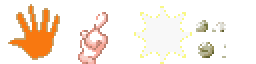
#> input picture effects/moves/v108-fighting/source-gallery-pixels.png, 128 x 32 px (shown 2 times larger)
$ python build-v110-fighting.py
#> lines starting #> are read from the running program, lines starting #| are printed output that depends on the picture
#!/usr/bin/env python3
"""V110: ONLY physical contact sparks, original Pokémon GBA gallery pixels.
No isolated hands/feet, projectile, video, procedural CSS/canvas or windup art.
Chute = orange spark, Karate = white/violet spark, Brick Break = spark + pebbles.
All images are 8/12/16 separate transparent sprite frames, not static PNG.
"""
from pathlib import Path
from PIL import Image
import json, hashlib, math
ROOT=Path(__file__).resolve().parents[1]
SOURCE=ROOT/'effects/moves/v108-fighting/source-gallery-pixels.png'
OUT=ROOT/'effects/moves/v110-fighting/sheets'
OUT.mkdir(parents=True,exist_ok=True)
im=Image.open(SOURCE).convert('RGBA')
#> im is the input picture: PIL image 128x32 RGBA; mean R, G, B, A 73, 61.4, 50.5, 78.9
assert im.size==(128,32),'Original gallery 4-tile source missing'
def cut(index):
#> called with index = 2
 p=im.crop((index*32,0,(index+1)*32,32))
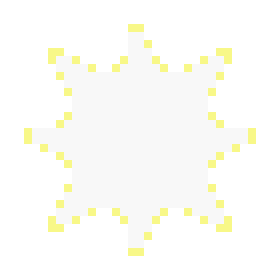
#> p: PIL image 32x32 RGBA (shown 8 times larger); mean R, G, B, A 129.2, 129.2, 123.1, 132.2; transparent parts drawn white
 box=p.getchannel('A').getbbox()
#> box = (0, 0, 32, 32)
 assert box,'Empty gallery tile'
 return p.crop(box)
spark=cut(2)
rock=cut(3)
#> call 2 of cut, with index = 3
#> in cut (call 2), `p=im.crop((index*32,0,(index+1)*32,32))`:
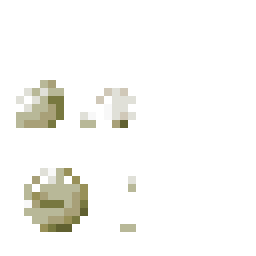
#> p: PIL image 32x32 RGBA (shown 8 times larger); mean R, G, B, A 41.1, 40.9, 37.7, 48.6; transparent parts drawn white
W=96
specs={'chute':(8,.59,(255,168,82)),
       'karate':(12,.59,(239,234,255)),
       'brick':(16,.63,(255,222,148))}
def tinted(src,rgb):
#> called with rgb = (255, 168, 82)
 out=src.copy()
 px=[]
 for red,green,blue,a in out.getdata():
  intensity=(max(red,green,blue)/255)
  v=.47+.53*intensity
  px.append((round(rgb[0]*v),round(rgb[1]*v),round(rgb[2]*v),a))
#> this loop made 1024 passes
#> (red, green, blue, a, intensity, v) on passes 1 to 3: (255, 255, 255, 255, 1, 1), (255, 255, 255, 255, 1, 1), (0, 0, 0, 0, 0, 0.47)
#> after the loop, px = 1024 items, first 6: (255, 168, 82, 255), (255, 168, 82, 255), (120, 79, 39, 0), (120, 79, 39, 0), (120, 79, 39, 0), (120, 79, 39, 0)
 out.putdata(px)
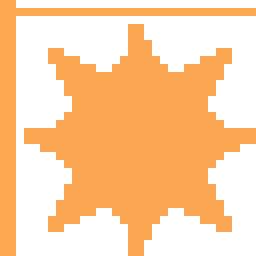
#> out: PIL image 32x32 RGBA (shown 8 times larger); mean R, G, B, A 188.3, 124.3, 60.9, 132.2; transparent parts drawn white
 return out
def paste_center(canvas,icon,x,y,size,opacity=1,rotation=0):
 ww=size;hh=max(1,round(ww*icon.height/icon.width))
 frame=icon.resize((ww,hh),Image.Resampling.NEAREST)
 if rotation:frame=frame.rotate(rotation,expand=True,resample=Image.Resampling.NEAREST)
 if opacity!=1:frame.putalpha(frame.getchannel('A').point(lambda a:round(a*opacity)))
 canvas.alpha_composite(frame,(round(x-frame.width/2),round(y-frame.height/2)))
def make(name,frames,hit,color):
 source=tinted(spark,color)
 stone=tinted(rock,(177,147,115))
#> call 2 of tinted, with rgb = (177, 147, 115)
#> the loop in tinted (call 2), `for red,green,blue,a in out.getdata():` made 1024 passes
#> after the loop in tinted (call 2), `for red,green,blue,a in out.getdata():`: px = 1024 items, first 6: (83, 69, 54, 0), (83, 69, 54, 0), (83, 69, 54, 0), (83, 69, 54, 0), (83, 69, 54, 0), (83, 69, 54, 0)
#> in tinted (call 2), `out.putdata(px)`:
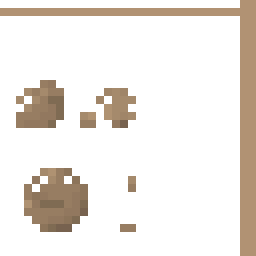
#> out: PIL image 32x32 RGBA (shown 8 times larger); mean R, G, B, A 98.2, 81.6, 63.8, 48.6; transparent parts drawn white
 strip=Image.new('RGBA',(W*frames,W))
#> strip: PIL image 768x96 RGBA; every value is 0
 counts=[];hashes=[]
 first=next(i for i in range(frames) if (i+.5)/frames >= hit)
 for frame in range(frames):
  tile=Image.new('RGBA',(W,W))
  if frame>=first:
   u=(frame-first)/max(1,frames-first-1)
   # Contact-only cycle: bloom at strike, then sharp decay.
   strength=(1-u)**.65
   size=round(21+14*math.sin(math.pi*(.1+.70*u)))
   paste_center(tile,source,48,48,size,.96*strength)
   if name=='karate':
    # A second genuine pixel sparkle at contact, NOT a travelling slash.
    paste_center(tile,source,53,43,max(8,round(size*.52)),strength*.58,rotation=45)
   if name=='brick':
    for k in range(4):
     a=(k*.5+.20)*math.pi
     dist=6+u*(13+k%2*4)
     x=48+math.cos(a)*dist;y=50+math.sin(a)*dist*.82
     paste_center(tile,stone,round(x),round(y),max(5,round(10-3*u+k%2)),
                  .84*strength,rotation=k*45)
  # NEAREST-NEIGHBOR pixel lattice x2, no vector renderer at runtime.
  strip.alpha_composite(tile,(frame*W,0))
  counts.append(sum(a>32 for a in tile.getchannel('A').getdata()))
  hashes.append(hashlib.sha256(tile.tobytes()).hexdigest())
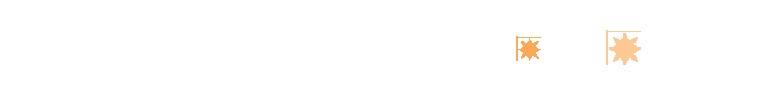
#> strip: PIL image 768x96 RGBA; mean R, G, B, A 3.3, 2.2, 1.1, 2.5; transparent parts drawn white
#> after the loop, counts = [0, 0, 0, 0, 0, 335, 644, 0]; hashes = 8 items
 assert all(x==0 for x in counts[:first]),(name,'early art')
 assert max(counts[first:])>80,(name,counts)
 assert len(set(hashes[first:]))>=2,(name,'not animated')
 path=OUT/(name+'.webp');strip.save(path,'WEBP',lossless=True,exact=True,method=4)
 assert Image.open(path).size==(frames*W,W)
 print('PASS V110',name,frames,'frames, contact starts',first,'visible',counts[first:])
#| PASS V110 chute 8 frames, contact starts 5 visible [335, 644, 0]
 return {'frames':frames,'first_impact_frame':first,'painted':counts,
#> (the run stopped early here; a loop or call above may not have finished)
